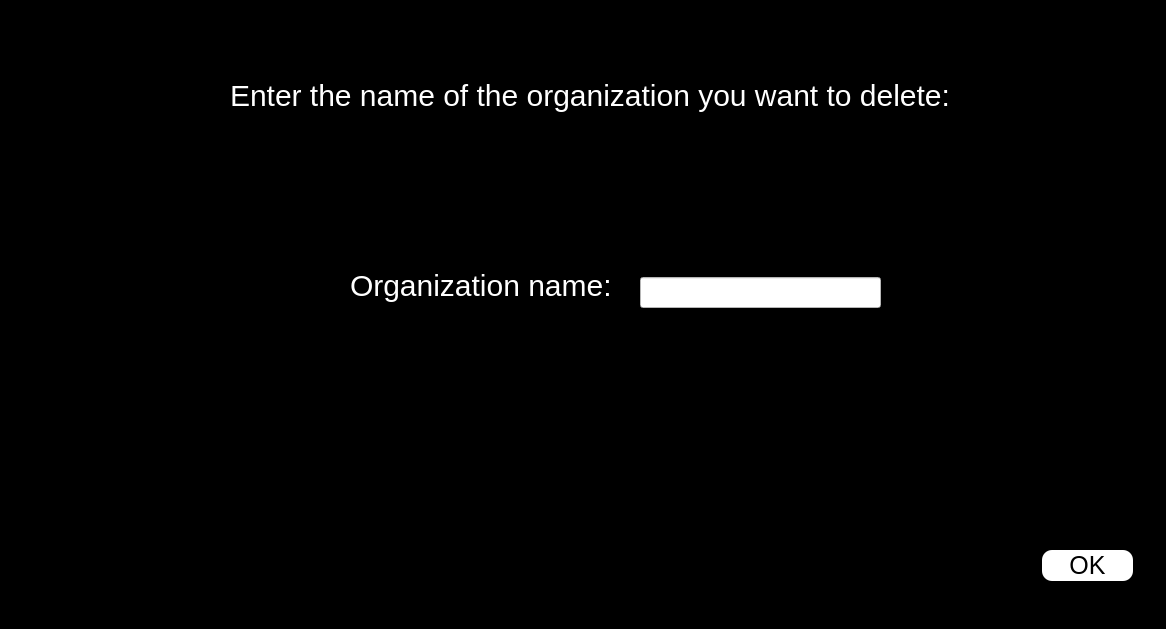
<?xml version="1.0" encoding="UTF-8"?>
<ui version="4.0">
 <class>removing_organization</class>
 <widget class="QWidget" name="removing_organization">
  <property name="geometry">
   <rect>
    <x>0</x>
    <y>0</y>
    <width>1166</width>
    <height>629</height>
   </rect>
  </property>
  <property name="windowTitle">
   <string>Form</string>
  </property>
  <property name="styleSheet">
   <string notr="true">#removing_organization
{
background-color:black;
}</string>
  </property>
  <widget class="QPushButton" name="pbn_remove">
   <property name="geometry">
    <rect>
     <x>1042</x>
     <y>550</y>
     <width>91</width>
     <height>31</height>
    </rect>
   </property>
   <property name="styleSheet">
    <string notr="true">#pbn_remove:hover
{
background-color:white;
order:1px solidgreen; 
}
#pbn_remove
{
background-color:white;
border-radius:10px;
font-size:25px;
}</string>
   </property>
   <property name="text">
    <string>OK</string>
   </property>
  </widget>
  <widget class="QLineEdit" name="led_remove">
   <property name="geometry">
    <rect>
     <x>640</x>
     <y>277</y>
     <width>241</width>
     <height>31</height>
    </rect>
   </property>
   <property name="styleSheet">
    <string notr="true">#led_remove
{
background-color:white;
}</string>
   </property>
  </widget>
  <widget class="QLabel" name="labe_remove_name">
   <property name="geometry">
    <rect>
     <x>350</x>
     <y>260</y>
     <width>271</width>
     <height>51</height>
    </rect>
   </property>
   <property name="styleSheet">
    <string notr="true">#labe_remove_name
{
color:white;
font-size:30px;
}</string>
   </property>
   <property name="text">
    <string>Organization name:</string>
   </property>
  </widget>
  <widget class="QLabel" name="remov_label">
   <property name="geometry">
    <rect>
     <x>230</x>
     <y>50</y>
     <width>751</width>
     <height>91</height>
    </rect>
   </property>
   <property name="styleSheet">
    <string notr="true">#remov_label
{
color:white;
font-size:30px;
}</string>
   </property>
   <property name="text">
    <string>Enter the name of the organization you want to delete:</string>
   </property>
  </widget>
 </widget>
 <resources/>
 <connections/>
</ui>
